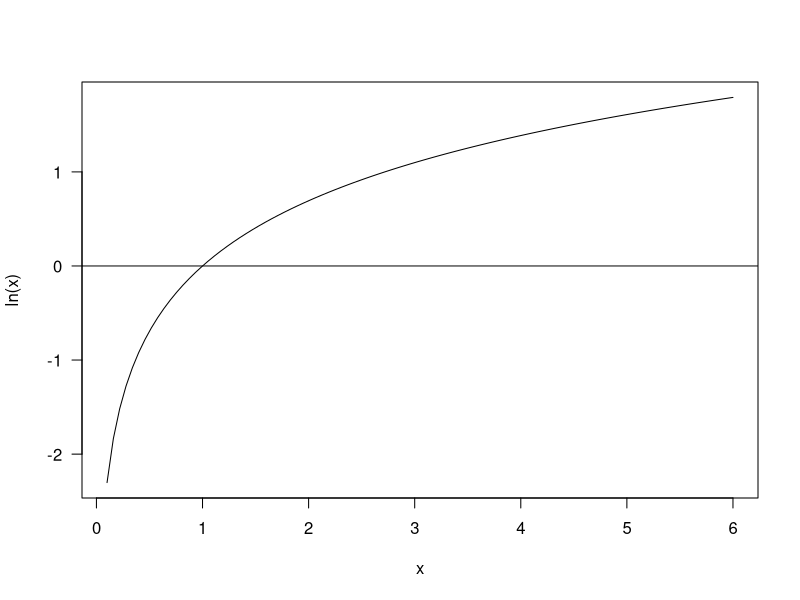
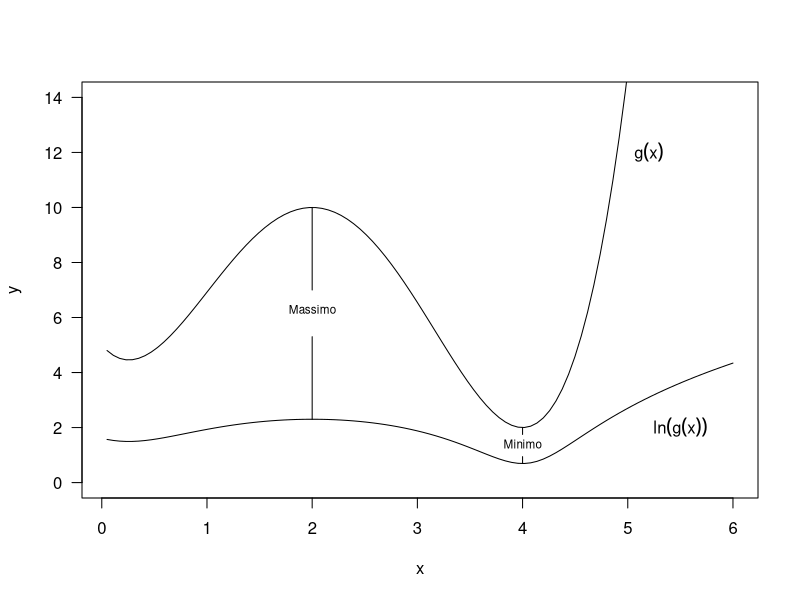

Write R code to recreate these figures, in order.
# TODO: Add comment
# 
# Author: ortellic
###############################################################################


# pdf(file="standardNormalDensityWith095Quantile.pdf",width=12,height=10)
x = seq(0.1,6,length.out=100)
plot(x,log(x),type="l",ylab="ln(x)",las=1)
abline(h=0)

# dev.off()


# pdf(file="standardNormalDensityWith095Quantile.pdf",width=12,height=10)
g <- function(x) {
	0.546875 * x^4 - 4.5625 *x^3 + 10.4375 * x^2 - 4.5 * x + 5
}

x = seq(0.05,6,length.out=100)
y = g(x)
plot(x,y,type="l",ylab="y",las=1,ylim=c(0,14))
lines(x,log(y),type="l")

x2 <- 2
lines(c(x2,x2),c(g(x2)-3,g(x2)))
lines(c(x2,x2),c(log(g(x2))+3,log(g(x2))))
text(x2,g(x2)-3.7,"Massimo",cex=0.7)

x2 <- 4
lines(c(x2,x2),c(g(x2)-0.25,g(x2)))
lines(c(x2,x2),c(log(g(x2))+0.25,log(g(x2))))

text(x2,g(x2)-0.60,"Minimo",cex=0.7)
text(5.2,12,expression(g(x)))
text(5.5,2,expression(ln(g(x))))


# dev.off()
